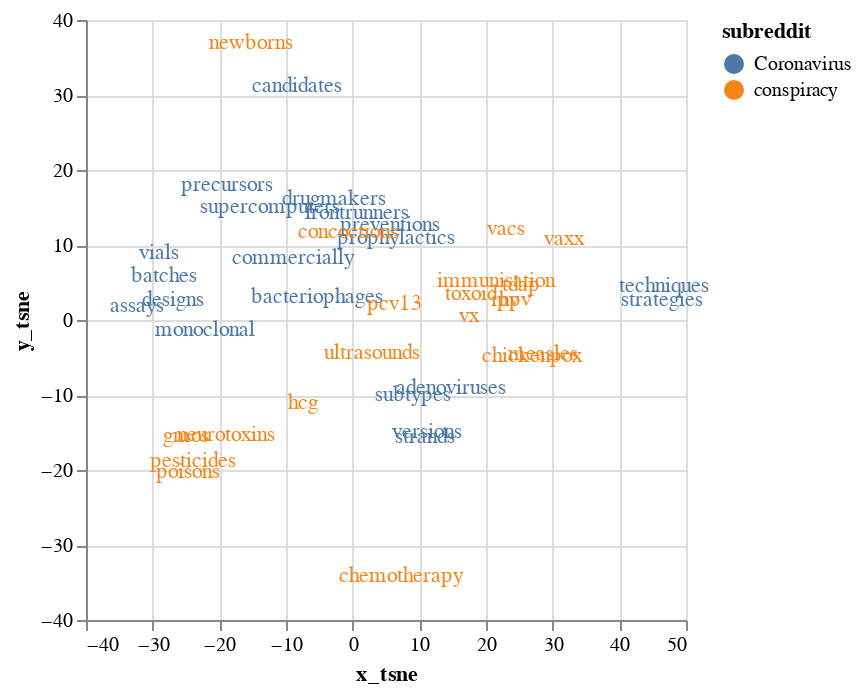

Here is the notebook cell this chart was saved with:
### Code cell
map_diffs_plot = (alt.Chart(nbs_diff).mark_text().encode(
		x='x_tsne:Q',
		y='y_tsne:Q',
		text='lex:N',
		color='subreddit:N'
	))


map_diffs_plot

### Figure 1 — Vega-Lite specification as saved in the notebook (floating-point values rounded to 4 significant figures; data arrays with more than 128 entries replaced by an {"elided": "..."} marker saying what was removed)
{"config": {"view": {"continuousWidth": 300, "continuousHeight": 300}}, "data": {"name": "data-6276c4e1f2f06f09bcceb6de64fd2752"}, "mark": {"type": "text"}, "encoding": {"color": {"field": "subreddit", "type": "nominal"}, "text": {"field": "lex", "type": "nominal"}, "x": {"field": "x_tsne", "type": "quantitative"}, "y": {"field": "y_tsne", "type": "quantitative"}}, "$schema": "https://vega.github.io/schema/vega-lite/v5.16.3.json", "datasets": {"data-6276c4e1f2f06f09bcceb6de64fd2752": [{"lex": "candidates", "type": "nb", "subreddit": "Coronavirus", "vec": {"elided": "300 float values"}, "sim": 0.5223, "freq": 4842.0, "x_tsne": -8.292, "y_tsne": 31.17}, {"lex": "commercially", "type": "nb", "subreddit": "Coronavirus", "vec": {"elided": "300 float values"}, "sim": 0.4566, "freq": 150.0, "x_tsne": -8.903, "y_tsne": 8.257}, {"lex": "strands", "type": "nb", "subreddit": "Coronavirus", "vec": {"elided": "300 float values"}, "sim": 0.4464, "freq": 182.0, "x_tsne": 10.9, "y_tsne": -15.57}, {"lex": "adenoviruses", "type": "nb", "subreddit": "Coronavirus", "vec": {"elided": "300 float values"}, "sim": 0.4208, "freq": 40.0, "x_tsne": 14.79, "y_tsne": -9.083}, {"lex": "batches", "type": "nb", "subreddit": "Coronavirus", "vec": {"elided": "300 float values"}, "sim": 0.4159, "freq": 302.0, "x_tsne": -28.35, "y_tsne": 5.895}, {"lex": "vials", "type": "nb", "subreddit": "Coronavirus", "vec": {"elided": "300 float values"}, "sim": 0.413, "freq": 353.0, "x_tsne": -29.1, "y_tsne": 9.0}, {"lex": "prophylactics", "type": "nb", "subreddit": "Coronavirus", "vec": {"elided": "300 float values"}, "sim": 0.4123, "freq": 20.0, "x_tsne": 6.501, "y_tsne": 10.88}, {"lex": "drugmakers", "type": "nb", "subreddit": "Coronavirus", "vec": {"elided": "300 float values"}, "sim": 0.4055, "freq": 37.0, "x_tsne": -2.804, "y_tsne": 16.15}, {"lex": "precursors", "type": "nb", "subreddit": "Coronavirus", "vec": {"elided": "300 float values"}, "sim": 0.402, "freq": 59.0, "x_tsne": -18.79, "y_tsne": 18.06}, {"lex": "preventions", "type": "nb", "subreddit": "Coronavirus", "vec": {"elided": "300 float values"}, "sim": 0.4001, "freq": 20.0, "x_tsne": 5.539, "y_tsne": 12.7}, {"lex": "versions", "type": "nb", "subreddit": "Coronavirus", "vec": {"elided": "300 float values"}, "sim": 0.396, "freq": 1013.0, "x_tsne": 11.17, "y_tsne": -14.98}, {"lex": "designs", "type": "nb", "subreddit": "Coronavirus", "vec": {"elided": "300 float values"}, "sim": 0.388, "freq": 342.0, "x_tsne": -26.97, "y_tsne": 2.669}, {"lex": "supercomputers", "type": "nb", "subreddit": "Coronavirus", "vec": {"elided": "300 float values"}, "sim": 0.3861, "freq": 71.0, "x_tsne": -12.43, "y_tsne": 15.02}, {"lex": "assays", "type": "nb", "subreddit": "Coronavirus", "vec": {"elided": "300 float values"}, "sim": 0.3845, "freq": 115.0, "x_tsne": -32.37, "y_tsne": 1.837}, {"lex": "monoclonal", "type": "nb", "subreddit": "Coronavirus", "vec": {"elided": "300 float values"}, "sim": 0.3819, "freq": 214.0, "x_tsne": -22.08, "y_tsne": -1.386}, {"lex": "strategies", "type": "nb", "subreddit": "Coronavirus", "vec": {"elided": "300 float values"}, "sim": 0.3794, "freq": 1362.0, "x_tsne": 46.4, "y_tsne": 2.666}, {"lex": "subtypes", "type": "nb", "subreddit": "Coronavirus", "vec": {"elided": "300 float values"}, "sim": 0.3787, "freq": 27.0, "x_tsne": 9.091, "y_tsne": -9.997}, {"lex": "frontrunners", "type": "nb", "subreddit": "Coronavirus", "vec": {"elided": "300 float values"}, "sim": 0.3787, "freq": 29.0, "x_tsne": 0.6976, "y_tsne": 14.21}, {"lex": "techniques", "type": "nb", "subreddit": "Coronavirus", "vec": {"elided": "300 float values"}, "sim": 0.3759, "freq": 1132.0, "x_tsne": 46.68, "y_tsne": 4.561}, {"lex": "bacteriophages", "type": "nb", "subreddit": "Coronavirus", "vec": {"elided": "300 float values"}, "sim": 0.3754, "freq": 22.0, "x_tsne": -5.42, "y_tsne": 3.106}, {"lex": "vx", "type": "nb", "subreddit": "conspiracy", "vec": {"elided": "300 float values"}, "sim": 0.5896, "freq": 68.0, "x_tsne": 17.43, "y_tsne": 0.5387}, {"lex": "neurotoxins", "type": "nb", "subreddit": "conspiracy", "vec": {"elided": "300 float values"}, "sim": 0.5175, "freq": 33.0, "x_tsne": -18.98, "y_tsne": -15.27}, {"lex": "gmos", "type": "nb", "subreddit": "conspiracy", "vec": {"elided": "300 float values"}, "sim": 0.5111, "freq": 179.0, "x_tsne": -24.98, "y_tsne": -15.42}, {"lex": "pesticides", "type": "nb", "subreddit": "conspiracy", "vec": {"elided": "300 float values"}, "sim": 0.5029, "freq": 291.0, "x_tsne": -23.91, "y_tsne": -18.77}, {"lex": "ipv", "type": "nb", "subreddit": "conspiracy", "vec": {"elided": "300 float values"}, "sim": 0.4875, "freq": 44.0, "x_tsne": 22.8, "y_tsne": 2.681}, {"lex": "measles", "type": "nb", "subreddit": "conspiracy", "vec": {"elided": "300 float values"}, "sim": 0.4672, "freq": 2706.0, "x_tsne": 28.49, "y_tsne": -4.579}, {"lex": "vacs", "type": "nb", "subreddit": "conspiracy", "vec": {"elided": "300 float values"}, "sim": 0.4645, "freq": 35.0, "x_tsne": 22.93, "y_tsne": 12.1}, {"lex": "pcv13", "type": "nb", "subreddit": "conspiracy", "vec": {"elided": "300 float values"}, "sim": 0.4522, "freq": 16.0, "x_tsne": 6.377, "y_tsne": 2.131}, {"lex": "hpv", "type": "nb", "subreddit": "conspiracy", "vec": {"elided": "300 float values"}, "sim": 0.452, "freq": 698.0, "x_tsne": 24.39, "y_tsne": 2.602}, {"lex": "chickenpox", "type": "nb", "subreddit": "conspiracy", "vec": {"elided": "300 float values"}, "sim": 0.4516, "freq": 437.0, "x_tsne": 26.94, "y_tsne": -4.844}, {"lex": "immunisation", "type": "nb", "subreddit": "conspiracy", "vec": {"elided": "300 float values"}, "sim": 0.4512, "freq": 110.0, "x_tsne": 21.57, "y_tsne": 5.248}, {"lex": "toxoid", "type": "nb", "subreddit": "conspiracy", "vec": {"elided": "300 float values"}, "sim": 0.4511, "freq": 29.0, "x_tsne": 17.75, "y_tsne": 3.43}, {"lex": "chemotherapy", "type": "nb", "subreddit": "conspiracy", "vec": {"elided": "300 float values"}, "sim": 0.45, "freq": 331.0, "x_tsne": 7.234, "y_tsne": -34.08}, {"lex": "tdap", "type": "nb", "subreddit": "conspiracy", "vec": {"elided": "300 float values"}, "sim": 0.4481, "freq": 96.0, "x_tsne": 25.24, "y_tsne": 4.629}, {"lex": "poisons", "type": "nb", "subreddit": "conspiracy", "vec": {"elided": "300 float values"}, "sim": 0.436, "freq": 234.0, "x_tsne": -24.77, "y_tsne": -20.29}, {"lex": "newborns", "type": "nb", "subreddit": "conspiracy", "vec": {"elided": "300 float values"}, "sim": 0.4356, "freq": 243.0, "x_tsne": -15.27, "y_tsne": 36.88}, {"lex": "hcg", "type": "nb", "subreddit": "conspiracy", "vec": {"elided": "300 float values"}, "sim": 0.429, "freq": 113.0, "x_tsne": -7.409, "y_tsne": -11.02}, {"lex": "ultrasounds", "type": "nb", "subreddit": "conspiracy", "vec": {"elided": "300 float values"}, "sim": 0.4282, "freq": 54.0, "x_tsne": 2.938, "y_tsne": -4.432}, {"lex": "vaxx", "type": "nb", "subreddit": "conspiracy", "vec": {"elided": "300 float values"}, "sim": 0.4276, "freq": 771.0, "x_tsne": 31.63, "y_tsne": 10.74}, {"lex": "concoctions", "type": "nb", "subreddit": "conspiracy", "vec": {"elided": "300 float values"}, "sim": 0.427, "freq": 34.0, "x_tsne": -0.6523, "y_tsne": 11.78}]}}
